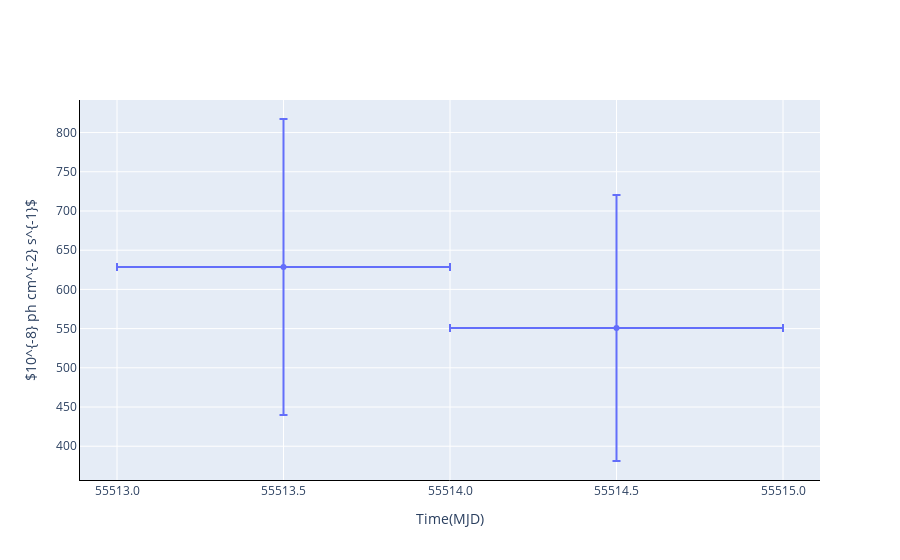

This figure's notebook cell:
### Code cell
ag.displayLightCurve("mle")

### Figure 1 — Plotly figure (JSON) as saved in the notebook; plotly's stock layout.template omitted (floating-point values rounded to 4 significant figures)
{"data": [{"customdata": [[55513, 55514, 5.547], [55514, 55515, 5.145]], "error_x": {"array": [0.5, 0.5], "arrayminus": [0.5, 0.5], "symmetric": false, "type": "data"}, "error_y": {"array": [188.7, 169.6], "symmetric": true, "type": "data"}, "hovertemplate": "tstart: %{customdata[0]:.4f} - tend:%{customdata[1]:.4f}, flux: %{y:.2f} +/- %{error_y.array:.2f}, sqrts: %{customdata[2]:.4f}", "mode": "markers", "name": "flux", "x": [55510.0, 55510.0], "y": [628.6, 550.7], "type": "scatter"}, {"customdata": [], "error_x": {"array": [], "arrayminus": [], "symmetric": false, "type": "data"}, "hovertemplate": "tstart: %{customdata[0]:.4f}, tend:%{customdata[1]:.4f}, flux_ul: %{y:.2f}, sqrts: %{customdata[2]:.4f}", "marker": {"size": 10, "symbol": "triangle-down"}, "mode": "markers", "name": "flux_ul", "x": [], "y": [], "type": "scatter"}], "layout": {"xaxis": {"showline": true, "linecolor": "black", "title": {"text": "Time(MJD)"}, "tickformat": "g"}, "yaxis": {"showline": true, "linecolor": "black", "title": {"text": "$10^{-8} ph cm^{-2} s^{-1}$"}}, "legend": {"font": {"size": 17}, "orientation": "h", "yanchor": "bottom", "y": 1.02, "xanchor": "left"}}}
